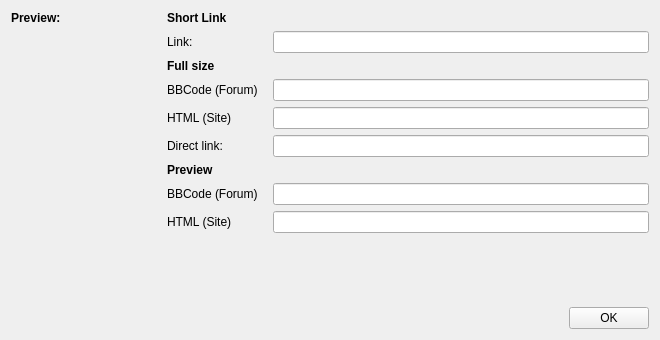
<?xml version="1.0" encoding="UTF-8"?>
<ui version="4.0">
 <class>ImageShackUploader</class>
 <widget class="QWidget" name="ImageShackUploader">
  <property name="geometry">
   <rect>
    <x>0</x>
    <y>0</y>
    <width>660</width>
    <height>340</height>
   </rect>
  </property>
  <property name="windowTitle">
   <string>QImageViewer - Image Shack Uploader</string>
  </property>
  <layout class="QHBoxLayout" name="horizontalLayout">
   <item>
    <layout class="QVBoxLayout" name="verticalLayout">
     <item>
      <widget class="QLabel" name="label_11">
       <property name="font">
        <font>
         <weight>75</weight>
         <bold>true</bold>
        </font>
       </property>
       <property name="text">
        <string>Preview:</string>
       </property>
      </widget>
     </item>
     <item>
      <widget class="QLabel" name="previewLabel">
       <property name="minimumSize">
        <size>
         <width>150</width>
         <height>150</height>
        </size>
       </property>
       <property name="maximumSize">
        <size>
         <width>150</width>
         <height>150</height>
        </size>
       </property>
       <property name="text">
        <string/>
       </property>
      </widget>
     </item>
     <item>
      <spacer name="verticalSpacer">
       <property name="orientation">
        <enum>Qt::Vertical</enum>
       </property>
       <property name="sizeHint" stdset="0">
        <size>
         <width>20</width>
         <height>40</height>
        </size>
       </property>
      </spacer>
     </item>
    </layout>
   </item>
   <item>
    <layout class="QVBoxLayout" name="verticalLayout_2">
     <item>
      <layout class="QFormLayout" name="formLayout">
       <item row="0" column="0">
        <widget class="QLabel" name="label_2">
         <property name="font">
          <font>
           <weight>75</weight>
           <bold>true</bold>
          </font>
         </property>
         <property name="text">
          <string>Short Link</string>
         </property>
        </widget>
       </item>
       <item row="1" column="0">
        <widget class="QLabel" name="label_5">
         <property name="minimumSize">
          <size>
           <width>100</width>
           <height>0</height>
          </size>
         </property>
         <property name="text">
          <string>Link:</string>
         </property>
        </widget>
       </item>
       <item row="1" column="1">
        <widget class="QLineEdit" name="linkLineEdit">
         <property name="readOnly">
          <bool>true</bool>
         </property>
        </widget>
       </item>
       <item row="2" column="0">
        <widget class="QLabel" name="label_3">
         <property name="font">
          <font>
           <weight>75</weight>
           <bold>true</bold>
          </font>
         </property>
         <property name="text">
          <string>Full size</string>
         </property>
        </widget>
       </item>
       <item row="3" column="0">
        <widget class="QLabel" name="label_4">
         <property name="minimumSize">
          <size>
           <width>100</width>
           <height>0</height>
          </size>
         </property>
         <property name="text">
          <string>BBCode (Forum)</string>
         </property>
        </widget>
       </item>
       <item row="3" column="1">
        <widget class="QLineEdit" name="fullForumsLineEdit">
         <property name="readOnly">
          <bool>true</bool>
         </property>
        </widget>
       </item>
       <item row="4" column="0">
        <widget class="QLabel" name="label_6">
         <property name="minimumSize">
          <size>
           <width>100</width>
           <height>0</height>
          </size>
         </property>
         <property name="text">
          <string>HTML (Site)</string>
         </property>
        </widget>
       </item>
       <item row="4" column="1">
        <widget class="QLineEdit" name="fullSitesLineEdit">
         <property name="readOnly">
          <bool>true</bool>
         </property>
        </widget>
       </item>
       <item row="5" column="0">
        <widget class="QLabel" name="label_7">
         <property name="minimumSize">
          <size>
           <width>100</width>
           <height>0</height>
          </size>
         </property>
         <property name="text">
          <string>Direct link:</string>
         </property>
        </widget>
       </item>
       <item row="5" column="1">
        <widget class="QLineEdit" name="fullDirectLineEdit">
         <property name="readOnly">
          <bool>true</bool>
         </property>
        </widget>
       </item>
       <item row="6" column="0">
        <widget class="QLabel" name="label_8">
         <property name="font">
          <font>
           <weight>75</weight>
           <bold>true</bold>
          </font>
         </property>
         <property name="text">
          <string>Preview</string>
         </property>
        </widget>
       </item>
       <item row="7" column="0">
        <widget class="QLabel" name="label_9">
         <property name="minimumSize">
          <size>
           <width>100</width>
           <height>0</height>
          </size>
         </property>
         <property name="text">
          <string>BBCode (Forum)</string>
         </property>
        </widget>
       </item>
       <item row="7" column="1">
        <widget class="QLineEdit" name="thumbForumsLineEdit">
         <property name="readOnly">
          <bool>true</bool>
         </property>
        </widget>
       </item>
       <item row="8" column="0">
        <widget class="QLabel" name="label_10">
         <property name="minimumSize">
          <size>
           <width>100</width>
           <height>0</height>
          </size>
         </property>
         <property name="text">
          <string>HTML (Site)</string>
         </property>
        </widget>
       </item>
       <item row="8" column="1">
        <widget class="QLineEdit" name="thumbsSitesLineEdit">
         <property name="readOnly">
          <bool>true</bool>
         </property>
        </widget>
       </item>
      </layout>
     </item>
     <item>
      <layout class="QHBoxLayout" name="horizontalLayout_7">
       <item>
        <spacer name="horizontalSpacer">
         <property name="orientation">
          <enum>Qt::Horizontal</enum>
         </property>
         <property name="sizeHint" stdset="0">
          <size>
           <width>40</width>
           <height>20</height>
          </size>
         </property>
        </spacer>
       </item>
       <item>
        <widget class="QPushButton" name="pushButton">
         <property name="text">
          <string>OK</string>
         </property>
        </widget>
       </item>
      </layout>
     </item>
    </layout>
   </item>
  </layout>
 </widget>
 <resources/>
 <connections/>
</ui>
